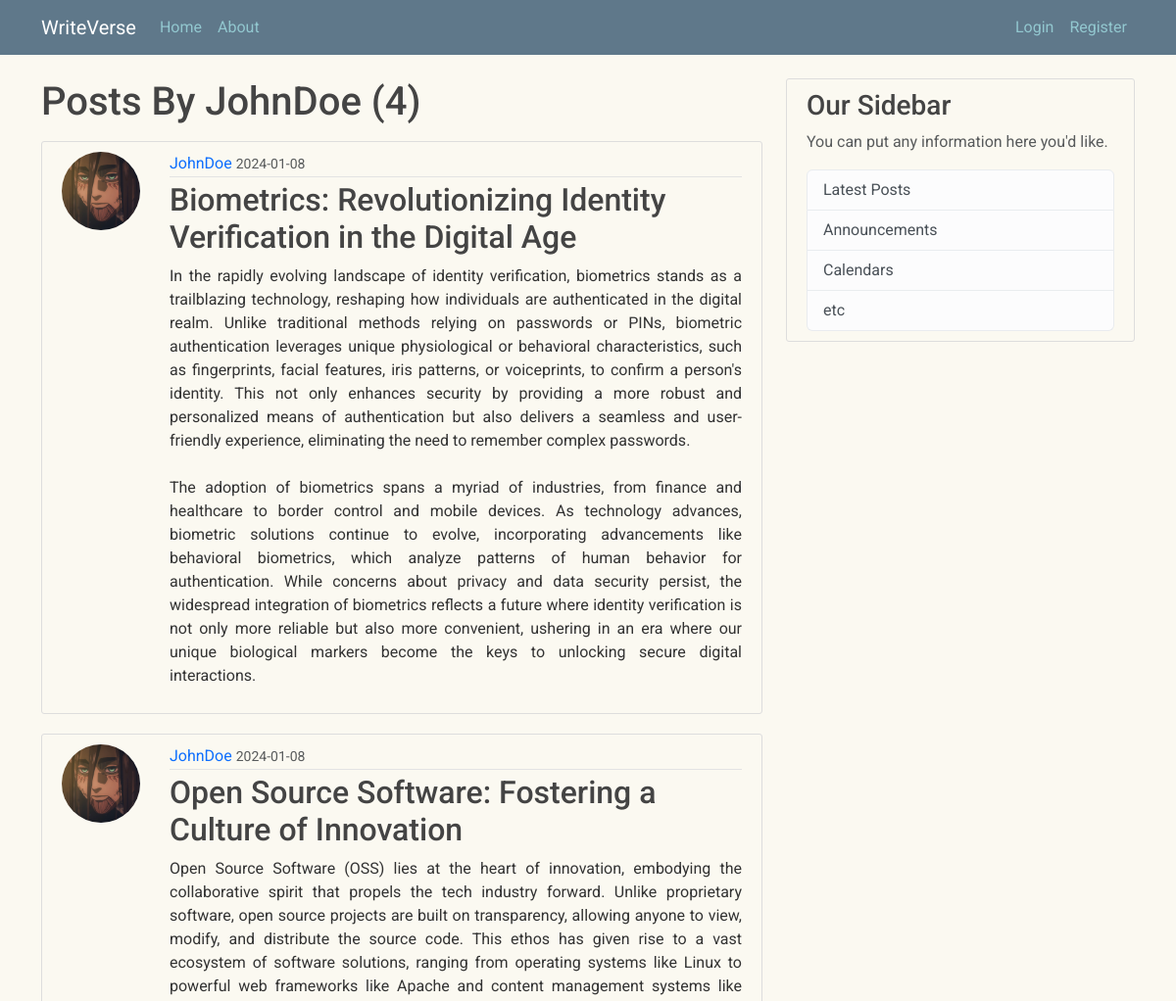
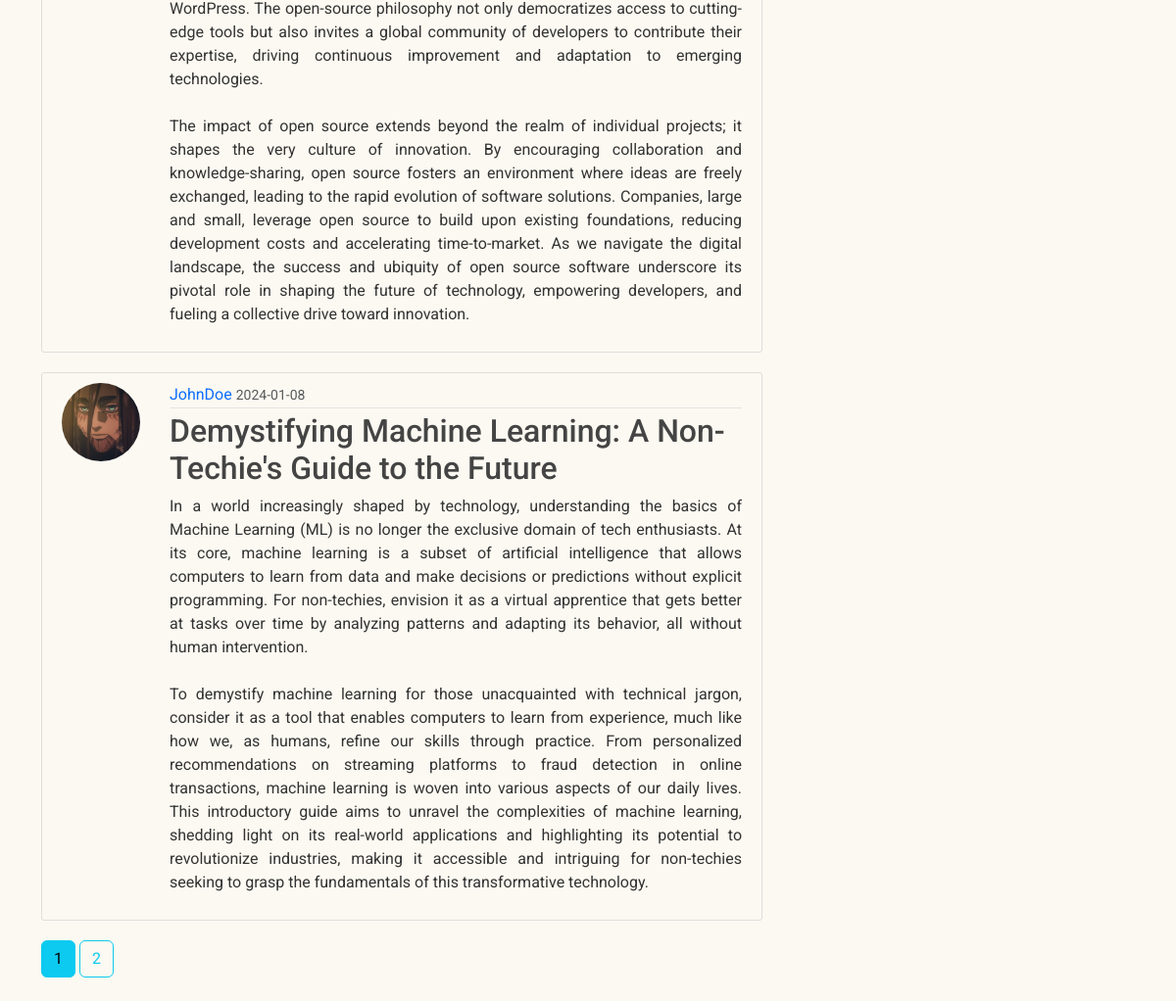
/user/JohnDoe, run on the app's committed database (2 pictures, top to bottom).
### writeverse/models.py (models this page shows, shortened)
class User(db.Model, UserMixin):
    id = db.Column(db.Integer, primary_key=True)
    username = db.Column(db.String(20), unique=True, nullable=False)
    email = db.Column(db.String(120), unique=True, nullable=False)
    image_file = db.Column(db.String(20), nullable=False, default='default.jpeg')
    password = db.Column(db.String(60), nullable=False)
    posts = db.relationship('Post', backref='author', lazy=True)

class Post(db.Model):
    id = db.Column(db.Integer, primary_key=True)
    title = db.Column(db.String(100), nullable=False)
    date_posted = db.Column(db.DateTime, nullable=False, default=datetime.utcnow)
    content = db.Column(db.Text, nullable=False)
    user_id = db.Column(db.Integer, db.ForeignKey('user.id'), nullable=False)

### writeverse/routes.py (the view)
@app.route("/user/<string:username>")
def user_post(username):
    page = request.args.get('page', 1, type=int)
    user = User.query.filter_by(username=username).first_or_404()
    posts = Post.query.filter_by(author=user)\
        .order_by(Post.date_posted.desc()).\
        paginate(page=page, per_page=3)
    return render_template("user_post.html", posts=posts, user=user)

### writeverse/templates/user_post.html
{% extends "layout.html" %}
{% block content %}
    <h1 class="mb-3">Posts By {{user.username}} ({{ posts.total }})</h1>
    {% for post in posts.items %}
        <article class="media content-section" id="post-section">
            <img class="rounded-circle article-image" src="{{ url_for('static', filename='profile_pics/' + post.author.image_file) }}">
          <div class="media-body">
            <div class="article-metadata">
              <a class="mr-2" href="{{url_for('user_post', username=post.author.username)}}">{{ post.author.username }}</a>
              <small class="text-muted">{{ post.date_posted.strftime('%Y-%m-%d') }}</small>
            </div>
            <h2><a class="article-title" href="{{ url_for('post', post_id=post.id) }}">{{ post.title }}</a></h2>
            <p class="article-content">{{ post.content }}</p>
          </div>
        </article>
    {% endfor %}
    {% for page_num in posts.iter_pages(left_edge=1, right_edge=1, left_current=1, right_current=2) %}
        {% if page_num %}
            {% if posts.page==page_num %}
                <a class="btn btn-info mb-4" href="{{url_for('user_post', username=user.username, page=page_num)}}">{{page_num}}</a>
            {% else %}
                <a class="btn btn-outline-info mb-4" href="{{url_for('user_post', username=user.username, page=page_num)}}">{{page_num}}</a>
            {% endif %}
        {% else %}
            ...
        {% endif %}
    {% endfor %}
{% endblock content %}

### writeverse/static/main.css (style rules this page uses)
body { background: #FBF9F1; color: #333333; margin-top: 5rem; font-family: 'Roboto', sans-serif; }
h1, h2, h3, h4, h5, h6 { color: #444444; }
.content-section { background: #FBF9F1; padding: 10px 20px; border: 1px solid #dddddd; border-radius: 3px; margin-bottom: 20px; }
.article-title { color: #444444; text-align: justify; }
.article-content { white-space: pre-line; text-align: justify; }
.article-metadata { padding-bottom: 1px; margin-bottom: 4px; border-bottom: 1px solid #e3e3e3 }
a { text-decoration: none; }
#post-section { display: flex; }
.article-image { height: 80px; width: 80px; margin-right: 30px; }

### data on the page
User: username "JohnDoe"
Post: image_file (picture), author.username "JohnDoe", date_posted "2024-01-08", title "Biometrics: Revolutionizing Identity Verification in the Digital Age", content "In the rapidly evolving landscape of identity verification, biometrics stands as a trailblazing technology, reshaping how individuals are authenticated in the digital realm. Unlike traditional methods relying on passwords or PINs, biometric authentication leverages unique physiological or behavioral characteristics, such as fingerprints, facial features, iris patterns, or voiceprints, to confirm a person's identity. This not only enhances security by providing a more robust and personalized means of authentication but also delivers a seamless and user-friendly experience, eliminating the need to remember complex passwords. The adoption of biometrics spans a myriad of industries, from…"
Post: image_file (picture), author.username "JohnDoe", date_posted "2024-01-08", title "Open Source Software: Fostering a Culture of Innovation", content "Open Source Software (OSS) lies at the heart of innovation, embodying the collaborative spirit that propels the tech industry forward. Unlike proprietary software, open source projects are built on transparency, allowing anyone to view, modify, and distribute the source code. This ethos has given rise to a vast ecosystem of software solutions, ranging from operating systems like Linux to powerful web frameworks like Apache and content management systems like WordPress. The open-source philosophy not only democratizes access to cutting-edge tools but also invites a global community of developers to contribute their expertise, driving continuous improvement and adaptation to emerging…"
Post: image_file (picture), author.username "JohnDoe", date_posted "2024-01-08", title "Demystifying Machine Learning: A Non-Techie's Guide to the Future", content "In a world increasingly shaped by technology, understanding the basics of Machine Learning (ML) is no longer the exclusive domain of tech enthusiasts. At its core, machine learning is a subset of artificial intelligence that allows computers to learn from data and make decisions or predictions without explicit programming. For non-techies, envision it as a virtual apprentice that gets better at tasks over time by analyzing patterns and adapting its behavior, all without human intervention. To demystify machine learning for those unacquainted with technical jargon, consider it as a tool that enables computers to learn from experience, much like how we, as humans, refine our skills through…"

### other printed values
{{ posts.total }} "4"
{{ page_num }} "1"
{{ page_num }} "2"
